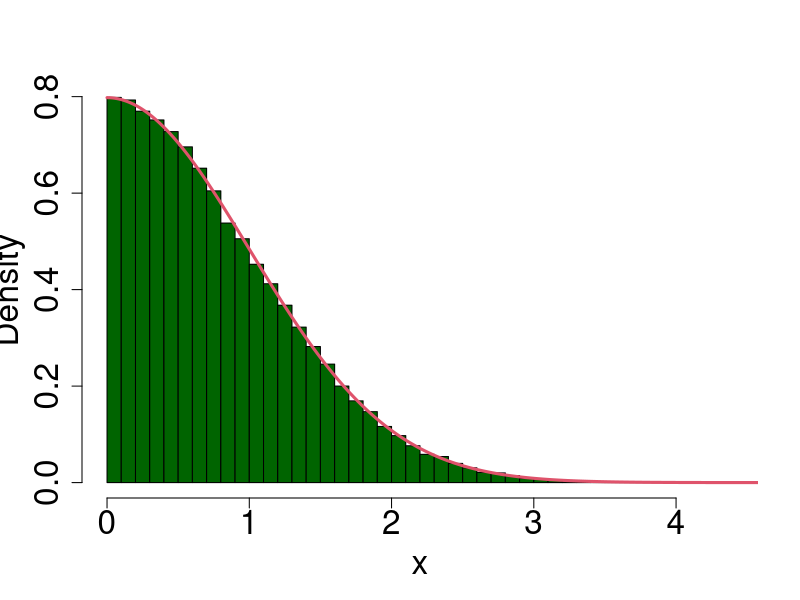

This chart was generated by the following R code:
# rm(list=ls())
#====================================================
# Exemplo para gerar de uma normal truncada entre 0 e
# infinito pelo metodo da rejeicao utilizando 
# proposta Gama(1,1)=Exp(1)
#====================================================
set.seed(12345)
n  <- 100000 # Tamanho da amostra

#====================================================
# Gerando de uma proposta Exp(1)

# O valor que maxima a aceitacao para Exp(1) e'
C  <- 2*dnorm(1)/dexp(1,1)
C
x  <- rep(NA,n)
k  <- 0
v  <- 0
while(k<=n){
	v <- v+1
	w  <- rexp(1,1)
	prob <- 2*dnorm(w)/( C*dexp(w,1) )
#	if( rbinom(1,1,prob) ){
	if( runif(1) < prob ){
		k    <- k+1
		x[k] <- w
	}
}

# taxa de aceitacao empirica
 n / v

x11()
hist(x,nclass=50,prob=T,main="",cex.axis=2,cex.lab=2,col="darkgreen")
xseq <- seq(0,5,length=1000)
yseq <- 2*dnorm(xseq)
lines(xseq,yseq,col=2,lwd=3)

#====================================================
# Fim
#====================================================

